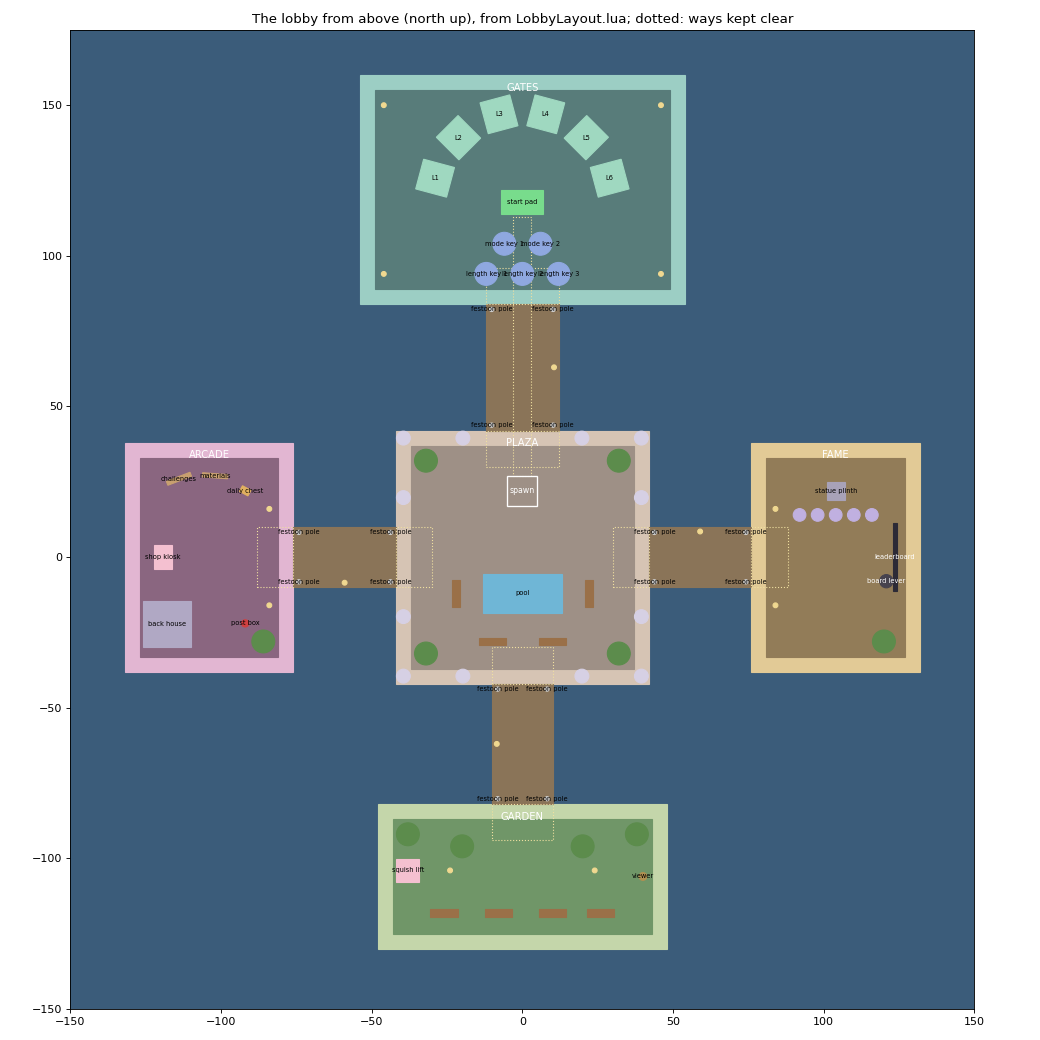

Recreate this plot in Python.
"""The lobby from above (the hundredth pass): python blender/plan_lobby.py writes blender/plan_lobby.png.

Every deck and walk, and every thing on them at its footprint (lobby_layout.footprints, the same shapes check_hub.py
measures), drawn from src/Shared/LobbyLayout.lua, so crowding shows before Studio does. North (the level gates) is up,
so the world's -Z is drawn upward."""
import math
import pathlib
import re
import sys

import matplotlib
matplotlib.use("Agg")
import matplotlib.pyplot as plt
from matplotlib.patches import Circle, Polygon, Rectangle

sys.path.insert(0, str(pathlib.Path(__file__).resolve().parent))
import lobby_layout  # noqa: E402

OUT = pathlib.Path(__file__).resolve().parent / "plan_lobby.png"
COLOURS = {
    "level pad": "#9fd8c0", "start pad": "#78dc8c", "mode key": "#8fa8e0", "length key": "#8fa8e0",
    "pose key": "#c0b0e0", "statue plinth": "#a8a2b8", "leaderboard": "#2c2a36", "board lever": "#46424e",
    "shop kiosk": "#f4c0d0", "daily chest": "#e0b060", "challenges board": "#c8a070", "materials board": "#c8a070",
    "post box": "#d04040", "back house": "#b0a8c4", "bench": "#9a7048", "planter": "#5c8c4c", "pool": "#6fb6d6",
    "viewer": "#b09050", "squish lift": "#f4c0d0", "lamp post": "#f0d890", "column": "#d6d0e4",
}


def colour(name):
    for key, value in COLOURS.items():
        if name.startswith(key):
            return value
    return "#cccccc"


def main():
    L = lobby_layout.read()
    fig, ax = plt.subplots(figsize=(13, 13))
    ax.set_facecolor("#3b5c7a")
    m = L["margin"]
    # EACH PLACE IN ITS OWN COLOURS (LobbyLayout.ZONES, the hundred-and-ninth pass): its band round its inlay.
    zones = {}
    for name, *rgb in re.findall(r"^\t(\w+) = \{ inlay = Color3\.fromRGB\((\d+), (\d+), (\d+)\), "
                                 r"trim = Color3\.fromRGB\((\d+), (\d+), (\d+)\) \}", L["text"], re.M):
        values = [int(v) / 255 for v in rgb]
        zones[name] = (tuple(values[:3]), tuple(values[3:]))
    for name, d in L["decks"].items():
        ground, band = zones.get(name, ("#5e7a52" if name == "garden" else "#5a5468", "#46404f"))
        ax.add_patch(Rectangle((d["x"] - d["w"] / 2, -(d["z"] + d["d"] / 2)), d["w"], d["d"], color=band, zorder=1))
        ax.add_patch(Rectangle((d["x"] - d["w"] / 2 + m, -(d["z"] + d["d"] / 2 - m)), d["w"] - 2 * m, d["d"] - 2 * m,
                               color=ground, zorder=1.5))
        ax.text(d["x"], -(d["z"] - d["d"] / 2 + 2.5), name.upper(), ha="center", va="top", color="white", fontsize=9,
                zorder=9)
    for w in L["walks"]:
        x0, x1, z0, z1 = lobby_layout.walk_rect(L, w["to"])
        ax.add_patch(Rectangle((x0, -z1), x1 - x0, z1 - z0, color="#8a7458", zorder=1))
    for name, (x0, x1, z0, z1) in lobby_layout.lanes(L):
        ax.add_patch(Rectangle((x0, -z1), x1 - x0, z1 - z0, fill=False, ec="#f0e0a0", ls=":", lw=1.0, zorder=4))
    for shape in lobby_layout.footprints(L):
        if shape["role"] == "clear":
            pts = lobby_layout._corners(shape)
            ax.add_patch(Polygon([(p[0], -p[1]) for p in pts], closed=True, fill=False, ec="white", lw=1.2, zorder=6))
            ax.text(shape["x"], -shape["z"], "spawn", ha="center", va="center", color="white", fontsize=7, zorder=10)
            continue
        if shape["kind"] == "circle":
            ax.add_patch(Circle((shape["x"], -shape["z"]), shape["r"], color=colour(shape["name"]), zorder=5))
        else:
            pts = lobby_layout._corners(shape)
            ax.add_patch(Polygon([(p[0], -p[1]) for p in pts], closed=True, color=colour(shape["name"]), zorder=5))
        label = shape["name"]
        if label.startswith(("planter", "lamp", "column", "bench", "pose key")):
            continue
        ax.text(shape["x"], -shape["z"], label.replace(" board", "").replace("level pad ", "L"), ha="center",
                va="center", fontsize=6, zorder=10,
                color="white" if label.startswith(("leaderboard", "board lever")) else "black")
    ax.set_aspect("equal")
    ax.set_xlim(-150, 150)
    ax.set_ylim(-150, 175)
    ax.set_title("The lobby from above (north up), from LobbyLayout.lua; dotted: ways kept clear")
    fig.tight_layout()
    fig.savefig(OUT, dpi=80)
    print("wrote", OUT)


if __name__ == "__main__":
    main()
